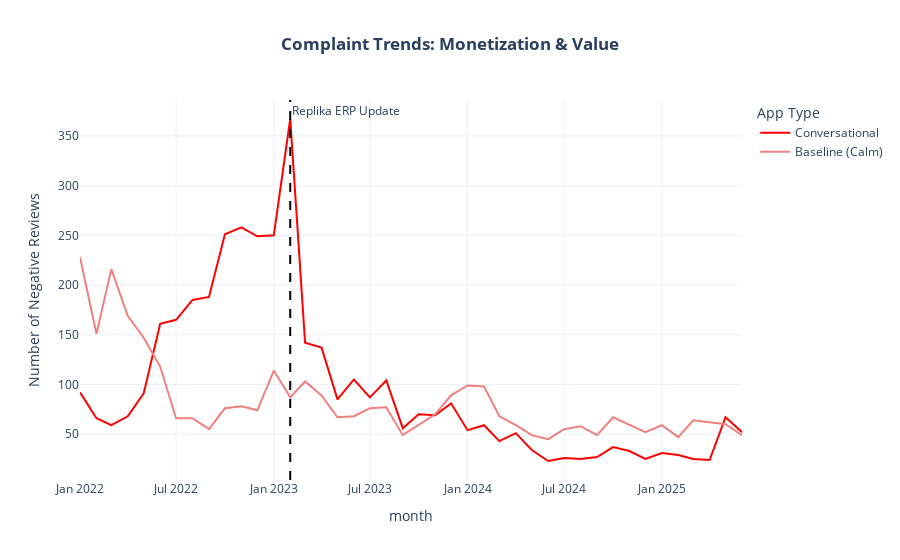

This figure's notebook cell:
### Code cell
# --- Comparison 1: Monetization & Value ---
plot_data = combined_trends[combined_trends["theme"] == "Monetization & Value"]

fig1 = px.line(
    plot_data,
    x="month",
    y="review_count",
    color="App Type",
    title="<b>Complaint Trends: Monetization & Value</b>",
    labels={"review_count": "Number of Negative Reviews"},
    template="plotly_white",
    color_discrete_map={"Conversational": "red", "Baseline (Calm)": "lightcoral"},
)
fig1.add_vline(**event_annotation)
fig1.update_layout(title_x=0.5, legend_title_text="App Type")
fig1.show()
